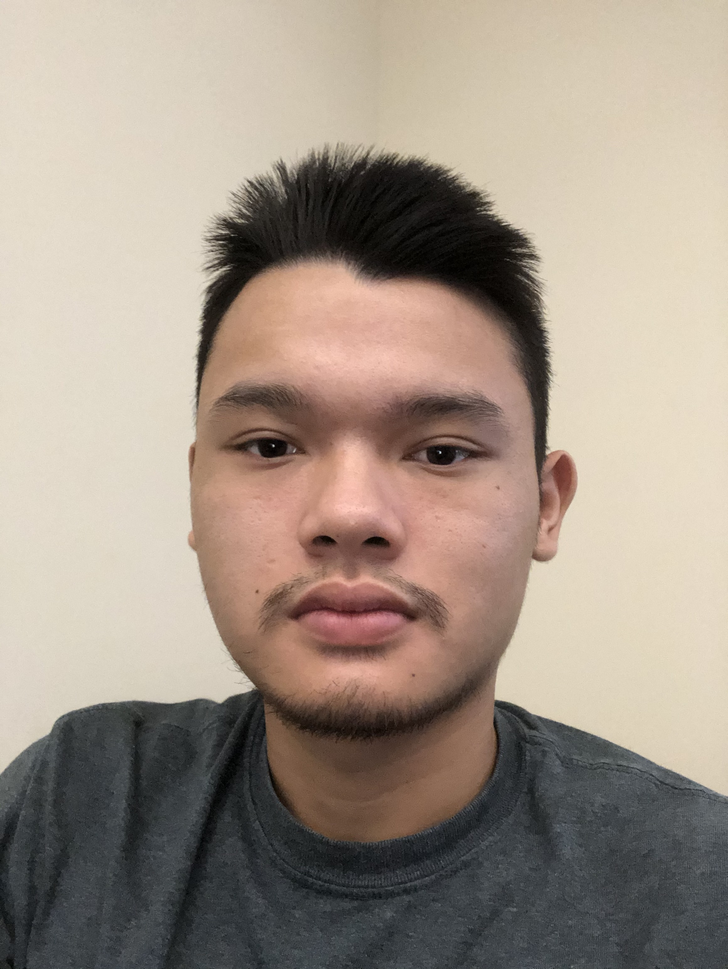
#> input picture images/DanhFace.png, 728 x 969 px, shrunk from 2320 x 3088 before the run; its folder holds only this picture in this run
$ python edges.py
#> lines starting #> are read from the running program, lines starting #| are printed output that depends on the picture; after the words box and inside, x2 and y2 are one past the last pixel; in counts of white or black regions, pixels touching at a corner belong together
# edges.py
import cv2
import numpy as np
from matplotlib import pyplot as plt
import os

# make_edges reads an image from /pfs/images and outputs the result of running
# edge detection on that image to /pfs/out. Note that /pfs/images and
# /pfs/out are special directories that Pachyderm injects into the container.
def make_edges(image):
#> called with image = 'images/DanhFace.png'
   img = cv2.imread(image)
#> img is the input picture: shape (969, 728, 3); mean B, G, R 135, 147.7, 161.2
   tail = os.path.split(image)[1]
   edges = cv2.Canny(img,100,200)
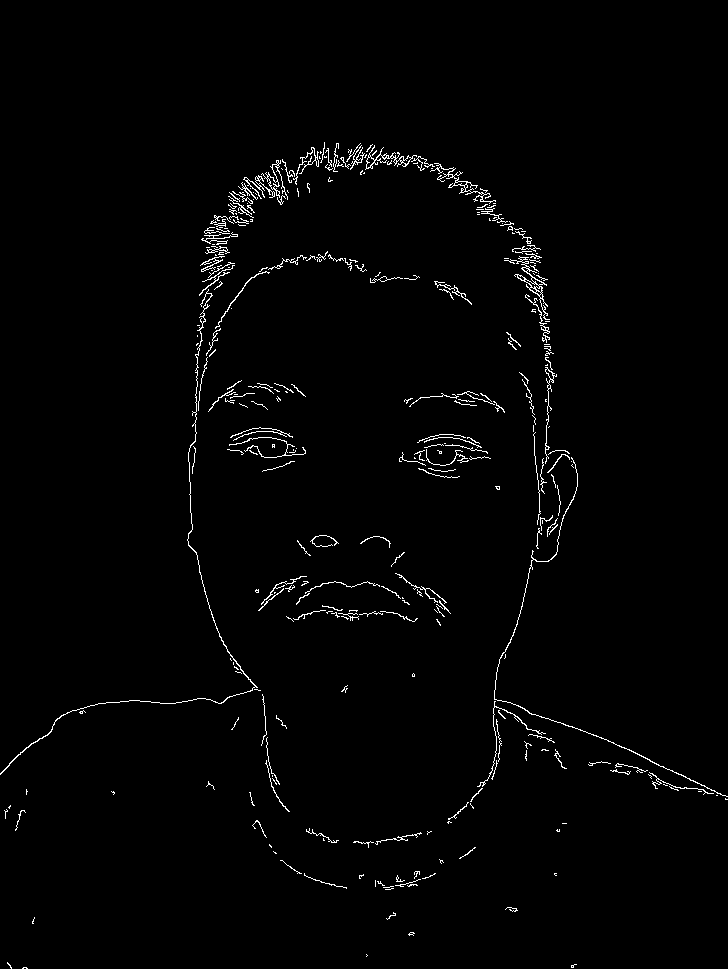
#> edges: shape (969, 728); 1.5% white in thin lines or dots, all inside (x1, y1, x2, y2) = (0, 142, 728, 969)
   plt.imsave(os.path.join("/pfs/out", os.path.splitext(tail)[0]+'.png'), edges, cmap = 'gray')

# walk /pfs/images and call make_edges on every file found
for dirpath, dirs, files in os.walk("/pfs/images"):
   for file in files:
       make_edges(os.path.join(dirpath, file))

$ run again, on images/Elon.png
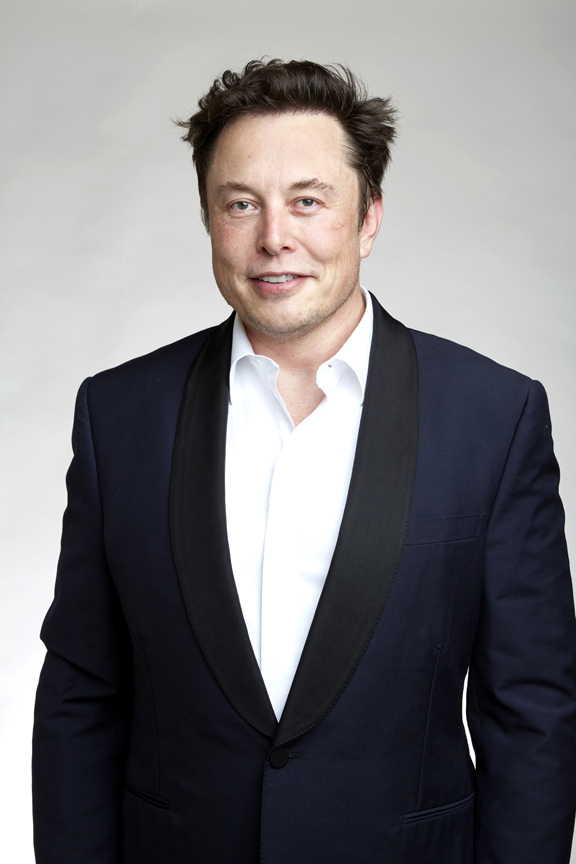
#> input picture images/Elon.png, 576 x 864 px
#> in make_edges, img is the input picture: shape (864, 576, 3); mean B, G, R 121.3, 118.8, 120.7
#> in make_edges, `edges = cv2.Canny(img,100,200)`:
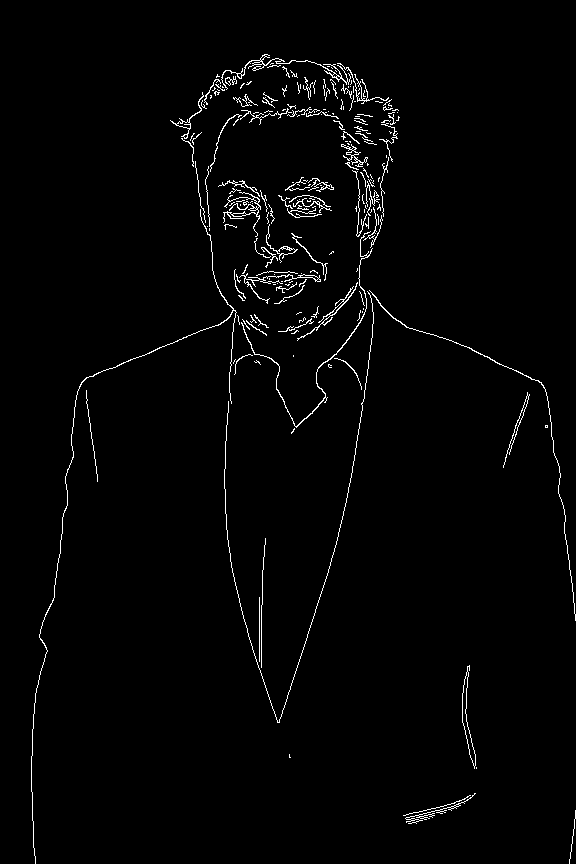
#> edges: shape (864, 576); 1.8% white in thin lines or dots, all inside (x1, y1, x2, y2) = (31, 54, 576, 864)

$ run again, on images/tupac.png
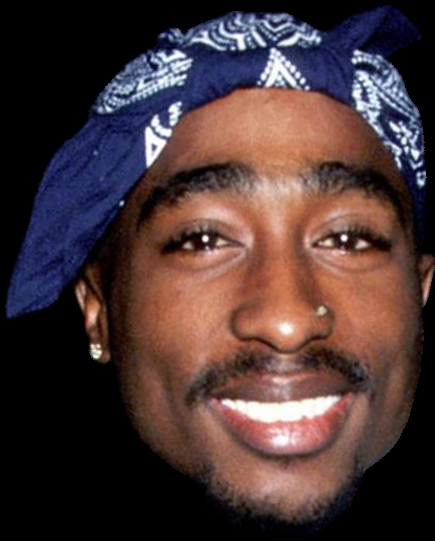
#> input picture images/tupac.png, 435 x 541 px
#> in make_edges, img is the input picture: shape (541, 435, 3); mean B, G, R 54.6, 54.4, 74.3
#> in make_edges, `edges = cv2.Canny(img,100,200)`:
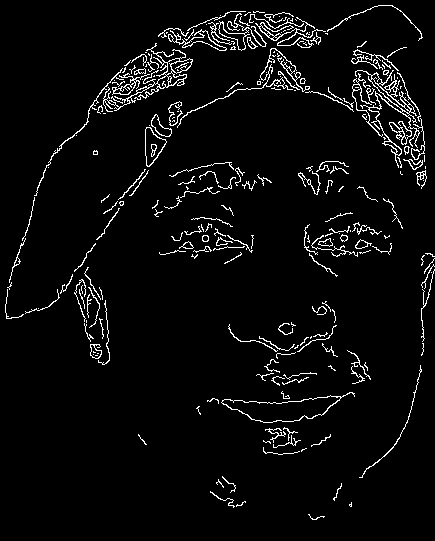
#> edges: shape (541, 435); 4.4% white in thin lines or dots
